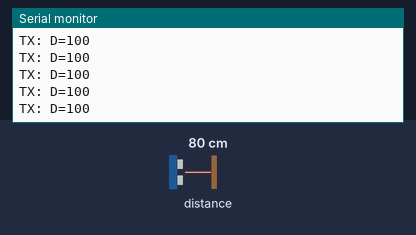
Bench run of a sketch on a simulated ESP32. On the bench: the last lines printed to the serial monitor. The test bench sets the inputs (shaded band); at power-on: distance to the obstacle 80 cm.

Above: at 1.2 s.
1.3 s: distance to the obstacle set to 2 cm
At 1.54 s:
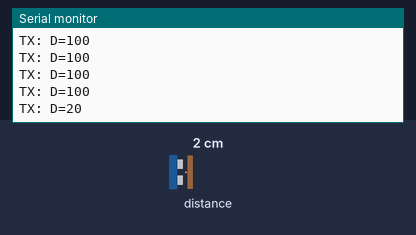
2.8 s: distance to the obstacle set to 4 cm
At 2.88 s:
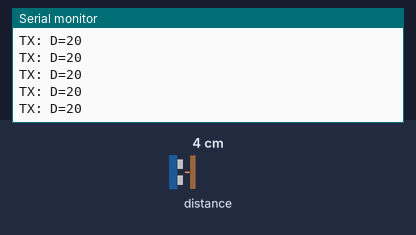
Timing chart, 0 to 5.8 s (numbered marks = the images above; inputs shaded):
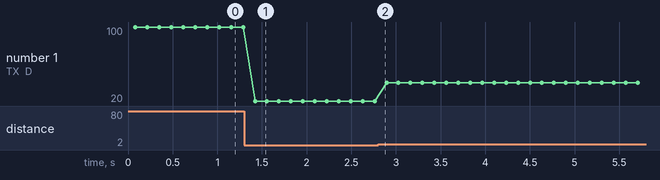

Measured:
- after the input at 1.3 s, the serial monitor: prints a new line after 0.12 s (image 1)
- plotted number 1: 100 → 20 after the input at 1.3 s, 20 → 40 after the input at 2.8 s

The sketch:

master.ino
```cpp
#include <Wire.h>
#include <WiFi.h>
#include <esp_now.h>
#include "Adafruit_VL53L1X.h"

#define IRQ_PIN   2
#define XSHUT_PIN 3

Adafruit_VL53L1X vl53(XSHUT_PIN, IRQ_PIN);

// Target peers
uint8_t peerMACs[][6] = {
  {0xC8, 0xF0, 0x9E, 0x9A, 0x93, 0xD4},
  {0xC8, 0xF0, 0x9E, 0x9B, 0x81, 0xEC}
};
const size_t NUM_PEERS = sizeof(peerMACs) / sizeof(peerMACs[0]);

void setup() {
  Serial.begin(115200);
  WiFi.mode(WIFI_STA);
  WiFi.disconnect();
  delay(50);

  if (esp_now_init() != ESP_OK) {
    Serial.println("ESP-NOW init failed");
    while (1);
  }

  // Register each peer
  for (size_t i = 0; i < NUM_PEERS; i++) {
    esp_now_peer_info_t peer = {};
    memcpy(peer.peer_addr, peerMACs[i], 6);
    peer.channel = 0;       // use current channel
    peer.encrypt = false;
    if (esp_now_add_peer(&peer) != ESP_OK) {
      Serial.print("Failed to add peer ");
      for (int b = 0; b < 6; b++) {
        if (b) Serial.print(":");
        Serial.printf("%02X", peerMACs[i][b]);
      }
      Serial.println();
    }
  }

  // VL53L1X init
  Wire.begin();
  if (!vl53.begin(0x29, &Wire)) {
    Serial.println("VL53L1X init failed");
    while (1);
  }
  vl53.startRanging();
}

void loop() {
  if (vl53.dataReady()) {
    int16_t d = vl53.distance();
    if (d < 0) {
      Serial.print("Sensor error: "); Serial.println(vl53.vl_status);
    } else {
      d = constrain(d, 0, 100);
      char msg[6];
      int len = snprintf(msg, sizeof(msg), "D=%d", d);
      Serial.print("TX: "); Serial.println(msg);

      // Send the same message to all peers
      for (size_t i = 0; i < NUM_PEERS; i++) {
        esp_err_t r = esp_now_send(peerMACs[i], (uint8_t*)msg, len);
        if (r != ESP_OK) {
          Serial.print("Send failed to ");
          for (int b = 0; b < 6; b++) {
            if (b) Serial.print(":");
            Serial.printf("%02X", peerMACs[i][b]);
          }
          Serial.printf(" (err=%d)\n", r);
        }
      }
    }
    vl53.clearInterrupt();
  }
  delay(100);
}
```
